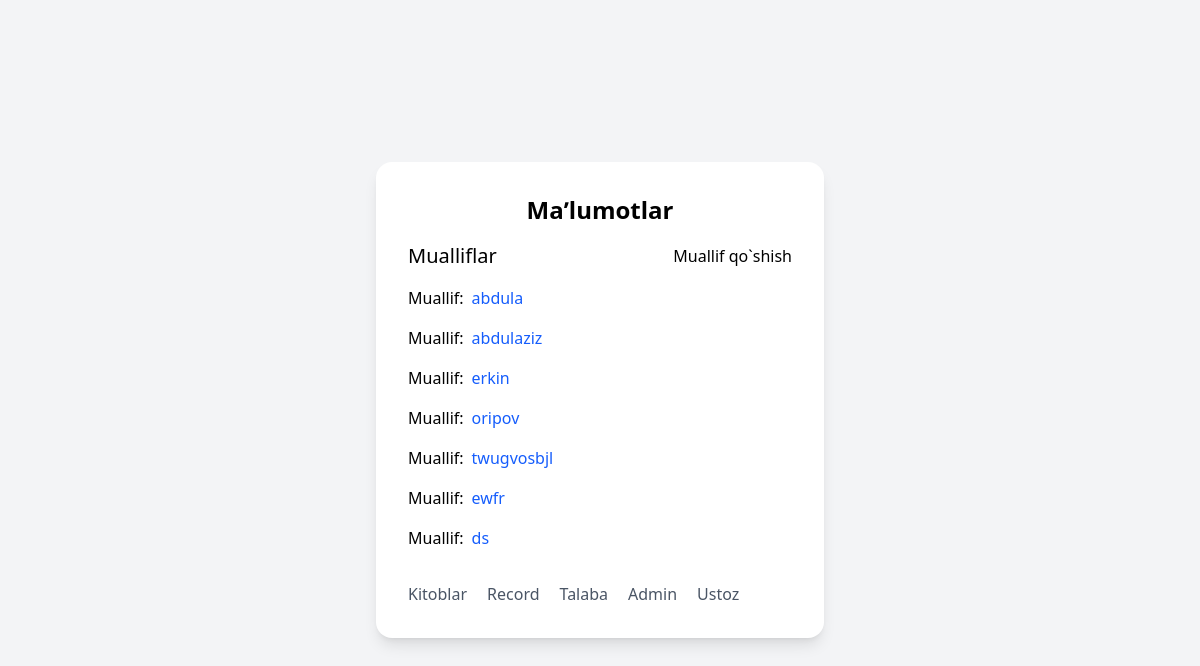
The app's page /, older data.
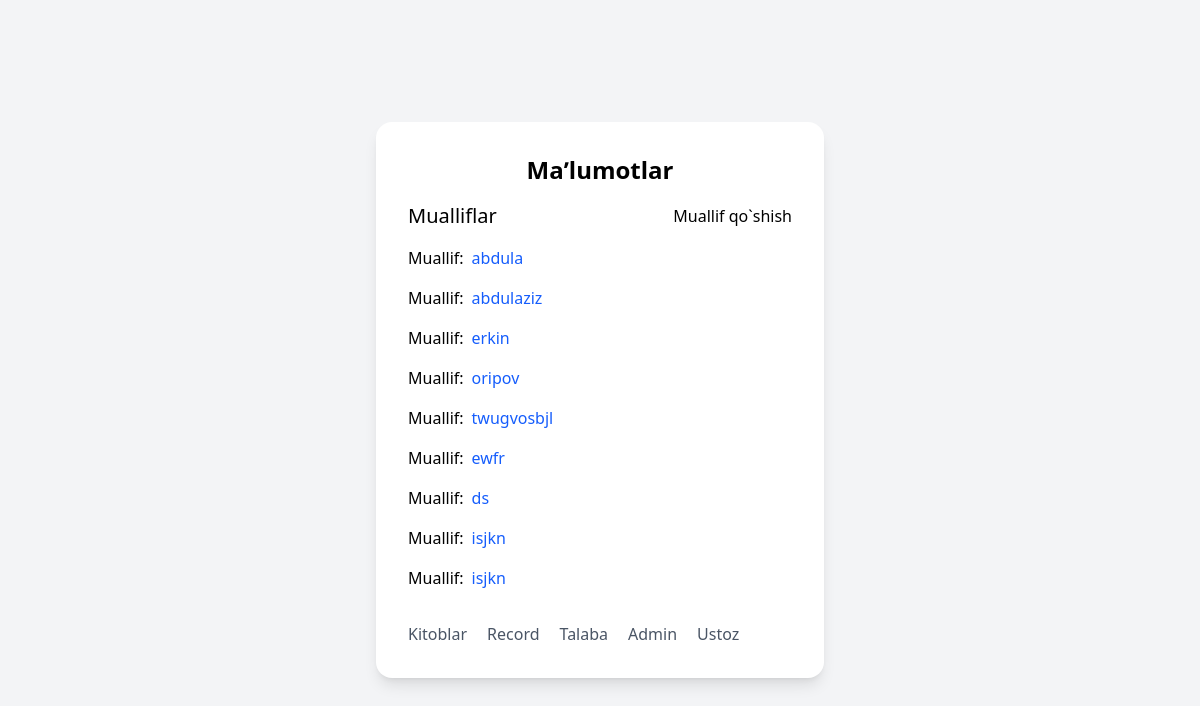
The same page, newer data.
### Kutubxona/models.py (models this page shows, shortened)
class Muallif(models.Model):
    name=models.CharField(max_length=50)
    age=models.BigIntegerField()
    jins=models.CharField(
        choices=[
            ('Erkak','Erkak'),
            ('Ayol','Ayol')
        ]
    )
    deta=models.DateField(default=datetime.now())
    quantity=models.BigIntegerField()
    tric=models.BooleanField()

### Kutubxona/views.py (the view)
# urls.py: 2. Add a URL to urlpatterns:  path('', views.home, name='home')
def home(request):
    mualliflar=Muallif.objects.all()
    context={
        'mualliflar':mualliflar
    }
    return render(request,'index.html',context)

### template/index.html (shortened to what this page needs)
<!DOCTYPE html>
<html lang="en">
<head>
    <script src="https://cdn.jsdelivr.net/npm/@tailwindcss/browser@4"></script>
</head>
<body class="bg-gray-100 min-h-screen flex items-center justify-center">
<div class="bg-white shadow-lg rounded-2xl p-8 w-full max-w-md space-y-4">
    <h1 class="text-2xl text-center font-semibold">Maʼlumotlar</h1>
        <div class="flex items-center justify-between">
            <h2 class="text-xl font-medium">Mualliflar</h2>
            <a href="/qoshish/muallif" class="cursor-pointer">Muallif qo`shish</a>
        </div>
        {% for muallif in mualliflar %}
            <div class="flex gap-2">
                <span>Muallif:</span>
                <a href="/details/{{ muallif.id }}/" class="text-blue-600">
                    {{ muallif.name }}
                </a>
            </div>
        {% endfor %}
    <div class="flex items-center gap-5">
        <a href="/kitoblar/" class="block text-center text-gray-600 mt-4">Kitoblar</a>
        <a href="/record/" class="block text-center text-gray-600 mt-4">Record</a>
        <a href="/talaba/" class="block text-center text-gray-600 mt-4">Talaba</a>
        <a href="/kutubxonachi/" class="block text-center text-gray-600 mt-4">Admin</a>
        <a href="/ustoz/" class="block text-center text-gray-600 mt-4">Ustoz</a>
    </div>
</div>
</body>
</html>

Row changes from the older to the newer data that the page shows:
added Muallif: name "isjkn"
added Muallif: name "isjkn"
